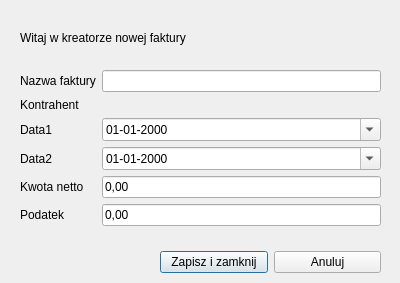
<?xml version="1.0" encoding="UTF-8"?>
<ui version="4.0">
 <class>InvoiceCreatorDialog</class>
 <widget class="QDialog" name="InvoiceCreatorDialog">
  <property name="geometry">
   <rect>
    <x>0</x>
    <y>0</y>
    <width>400</width>
    <height>283</height>
   </rect>
  </property>
  <property name="windowTitle">
   <string>Dialog</string>
  </property>
  <widget class="QLabel" name="label">
   <property name="geometry">
    <rect>
     <x>20</x>
     <y>30</y>
     <width>361</width>
     <height>16</height>
    </rect>
   </property>
   <property name="text">
    <string>Witaj w kreatorze nowej faktury</string>
   </property>
  </widget>
  <widget class="QWidget" name="formLayoutWidget">
   <property name="geometry">
    <rect>
     <x>20</x>
     <y>70</y>
     <width>361</width>
     <height>161</height>
    </rect>
   </property>
   <layout class="QFormLayout" name="formLayout">
    <item row="1" column="0">
     <widget class="QLabel" name="label_2">
      <property name="text">
       <string>Nazwa faktury</string>
      </property>
     </widget>
    </item>
    <item row="1" column="1">
     <widget class="QLineEdit" name="nameLineEdit"/>
    </item>
    <item row="3" column="0">
     <widget class="QLabel" name="date1">
      <property name="text">
       <string>Data1</string>
      </property>
     </widget>
    </item>
    <item row="3" column="1">
     <widget class="QDateEdit" name="dateEdit_1">
      <property name="displayFormat">
       <string>dd-MM-yyyy</string>
      </property>
      <property name="calendarPopup">
       <bool>true</bool>
      </property>
     </widget>
    </item>
    <item row="4" column="0">
     <widget class="QLabel" name="date2">
      <property name="text">
       <string>Data2</string>
      </property>
     </widget>
    </item>
    <item row="4" column="1">
     <widget class="QDateEdit" name="dateEdit_2">
      <property name="displayFormat">
       <string>dd-MM-yyyy</string>
      </property>
      <property name="calendarPopup">
       <bool>true</bool>
      </property>
     </widget>
    </item>
    <item row="5" column="0">
     <widget class="QLabel" name="label_3">
      <property name="text">
       <string>Kwota netto</string>
      </property>
     </widget>
    </item>
    <item row="5" column="1">
     <widget class="QLineEdit" name="amountLineEdit">
      <property name="inputMask">
       <string/>
      </property>
      <property name="text">
       <string>0,00</string>
      </property>
     </widget>
    </item>
    <item row="6" column="0">
     <widget class="QLabel" name="label_4">
      <property name="text">
       <string>Podatek</string>
      </property>
     </widget>
    </item>
    <item row="6" column="1">
     <widget class="QLineEdit" name="taxLineEdit">
      <property name="inputMask">
       <string>9,99</string>
      </property>
      <property name="text">
       <string>0,00</string>
      </property>
      <property name="maxLength">
       <number>4</number>
      </property>
     </widget>
    </item>
    <item row="2" column="0">
     <widget class="QLabel" name="label_5">
      <property name="text">
       <string>Kontrahent</string>
      </property>
     </widget>
    </item>
   </layout>
  </widget>
  <widget class="QWidget" name="horizontalLayoutWidget">
   <property name="geometry">
    <rect>
     <x>160</x>
     <y>250</y>
     <width>221</width>
     <height>25</height>
    </rect>
   </property>
   <layout class="QHBoxLayout" name="horizontalLayout">
    <item>
     <widget class="QPushButton" name="saveButton">
      <property name="text">
       <string>Zapisz i zamknij</string>
      </property>
     </widget>
    </item>
    <item>
     <widget class="QPushButton" name="cancelButton">
      <property name="text">
       <string>Anuluj</string>
      </property>
     </widget>
    </item>
   </layout>
  </widget>
 </widget>
 <resources/>
 <connections/>
</ui>
